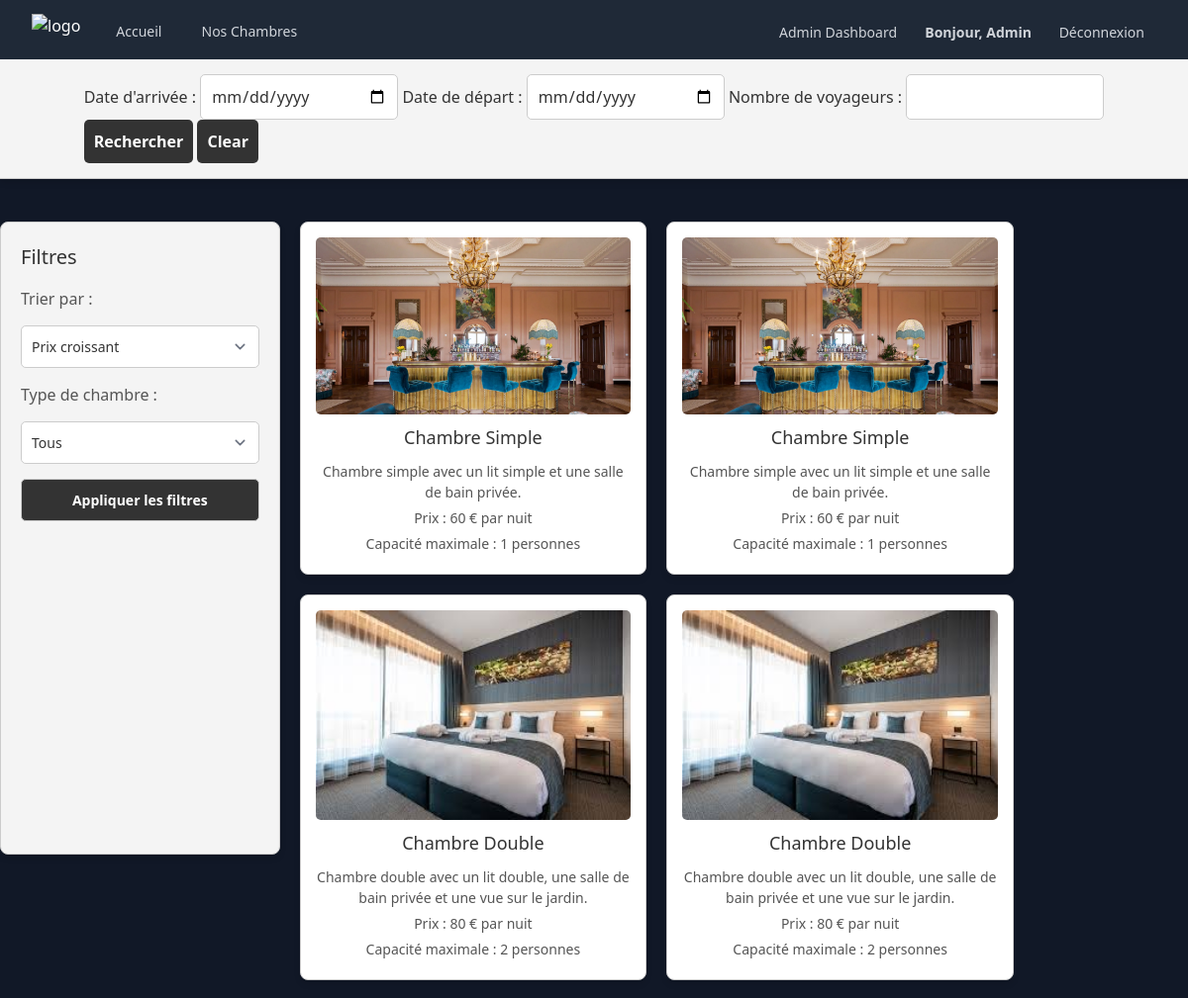
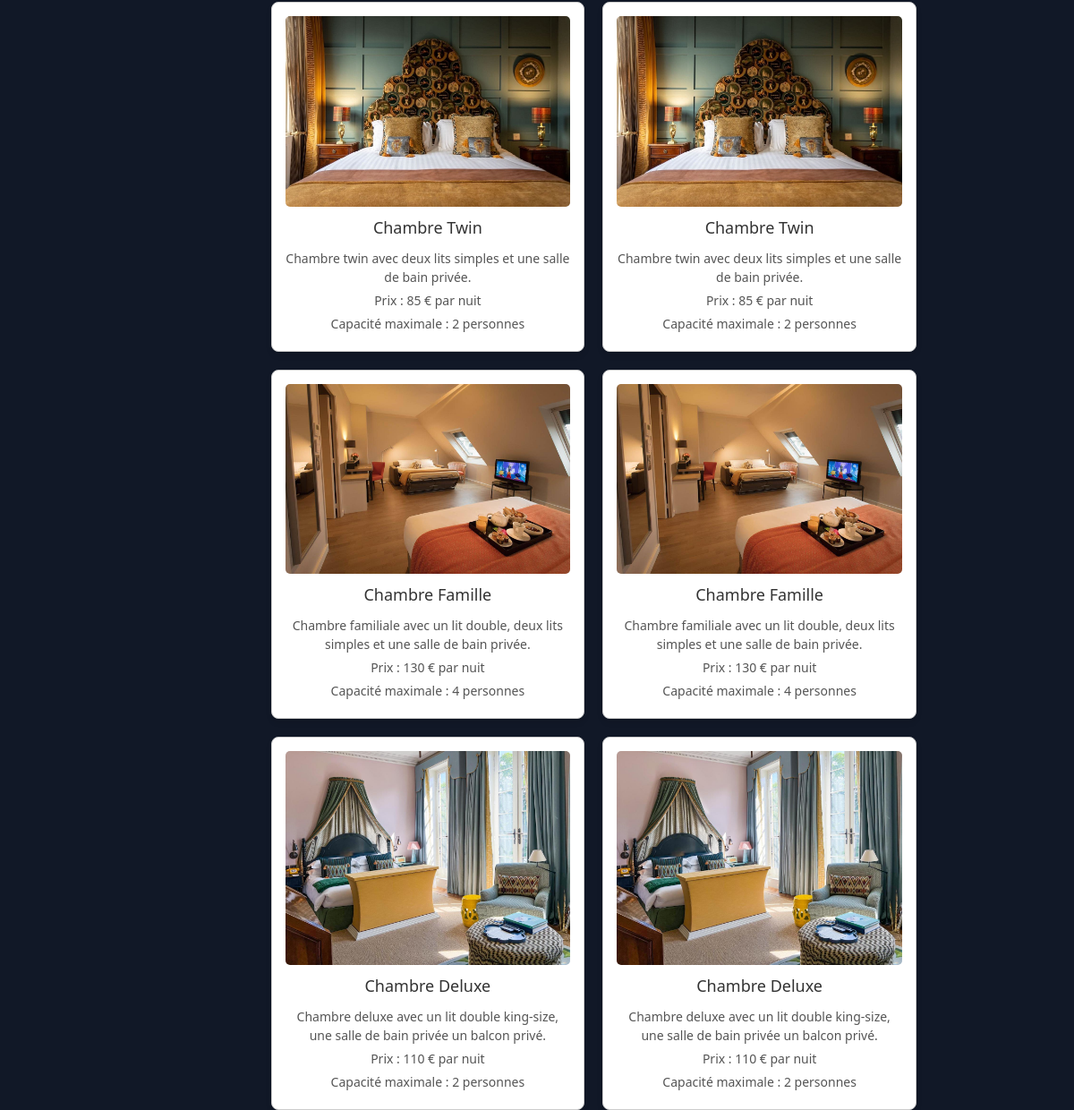
Page /Pages/Chambres.php (signed in) on the committed database (2 pictures, top to bottom).
### tables this page shows
CREATE TABLE `chambre` (
  `id_chambre` int(11) NOT NULL AUTO_INCREMENT,
  `type_chambre` varchar(100) NOT NULL,
  `description` varchar(100) NOT NULL,
  `capacite_max` int(11) NOT NULL,
  `prix_par_nuit` float NOT NULL,
  `url_image` varchar(100) DEFAULT NULL,
  PRIMARY KEY (`id_chambre`)
);

### Pages/Chambres.php (the view, shortened to what this page needs)
<!DOCTYPE html>
<html lang="en">
<head>
    <link rel="stylesheet" href="../Styles/chambres.css">
    <link rel="stylesheet" href="../Styles/style.css">
</head>
<body>
  <?php
    include '../Pages/Header.php';
    $servername = "localhost";
    $username = "root";
    $password = "";
    $dbname = "hotel";
    $conn = new mysqli($servername, $username, $password, $dbname);
    ?>
    <section class="search-bar">
        <form method="GET" action="chambres.php">
            <label for="checkin">Date d'arrivée :</label>
            <input type="date" id="checkin" name="checkin" value="<?= isset($_GET['checkin']) ? htmlspecialchars($_GET['checkin']) : '' ?>" min="' . date('Y-m-d') . '" required>
            <label for="checkout">Date de départ :</label>
            <input type="date" id="checkout" name="checkout" value="<?= isset($_GET['checkout']) ? htmlspecialchars($_GET['checkout']) : '' ?>" required>
            <label for="guests">Nombre de voyageurs :</label>
            <input type="number" id="guests" name="guests" value="<?= isset($_GET['guests']) ? htmlspecialchars($_GET['guests']) : '' ?>" min="1" value="1" required>
            <div class="search-buttons">
                <button type="submit">Rechercher</button>
                <button type="button" onclick="window.location.href='chambres.php';">Clear</button>
            </div>
        </form>
    </section>
    <section class="presentation-chambres">
    <div class="container">
        <aside class="filters">
            <h3>Filtres</h3>
            <form method="GET" action="chambres.php">
                <label for="tri">Trier par :</label>
                <select name="tri" id="tri">
                    <option value="prix_asc" <?= isset($_GET['tri']) && $_GET['tri'] === 'prix_asc' ? 'selected' : '' ?>>Prix croissant</option>
                </select>
                <label for="type_chambre">Type de chambre :</label>
                <select name="type_chambre" id="type_chambre">
                    <option value="">Tous</option>
                </select>
                <button type="submit">Appliquer les filtres</button>
            </form>
        </aside>
        <div class="rooms-display">
            <?php
            $sql = "SELECT * FROM chambre WHERE 1";
            $result = $conn->query($sql);
            if ($result->num_rows > 0) {
                while ($row = $result->fetch_assoc()) {
                    echo "<div class='room'>";
                    echo "<img src='" . $row['url_image'] . "' alt='Chambre'>";
                    echo "<h2>Chambre " . $row['type_chambre'] . "</h2>";
                    echo "<p>". $row['description'] . "</p>";
                    echo "<p>Prix : " . $row['prix_par_nuit'] . " € par nuit</p>";
                    echo "<p>Capacité maximale : " . $row['capacite_max'] . " personnes</p>";
                    echo "</div>";
                }
            } else {
                echo "<p>Aucune chambre disponible pour les critères sélectionnés.</p>";
            }
            ?>
        </div>
    </div>
</section>
</body>
</html>

### Styles/chambres.css (style rules this page uses)
.search-bar { position: fixed; top: 60px; left: 0; width: 100%; background-color: #f4f4f4; color: #333; box-shadow: 0px 4px 6px rgba(0, 0, 0, 0.1); padding: 15px 20px; z-index: 999; display: flex; justify-content: center; align-items: center; gap: 15px; border-bottom: 1px solid #ccc; }
.search-bar form input, .search-bar form button { padding: 10px; font-size: 16px; border: 1px solid #ccc; border-radius: 5px; }
.search-bar form input[type="date"], .search-bar form input[type="number"] { width: 200px; }
.search-bar form button { background-color: #333; color: white; cursor: pointer; border: none; font-weight: bold; transition: background-color 0.3s ease; }
.presentation-chambres .container { margin-top: 160px; display: flex; gap: 20px; }
.presentation-chambres .filters { position: sticky; top: calc(140px + 15px); flex: 1; background-color: #f4f4f4; border: 1px solid #ccc; border-radius: 8px; padding: 20px; box-shadow: 0px 4px 6px rgba(0, 0, 0, 0.1); position: sticky; max-height: calc(100vh - 160px); overflow-y: auto; color: #333; }
.presentation-chambres .filters h3 { margin-bottom: 15px; font-size: 20px; color: #333; }
.presentation-chambres .filters form { display: flex; flex-direction: column; gap: 15px; }
.presentation-chambres .filters form label { font-size: 16px; color: #555; }
.presentation-chambres .filters form select, .presentation-chambres .filters form button { padding: 10px; font-size: 14px; border: 1px solid #ccc; border-radius: 5px; }
.presentation-chambres .filters form button { background-color: #333; color: white; cursor: pointer; font-weight: bold; transition: background-color 0.3s ease; }
.presentation-chambres .rooms-display { flex: 3; display: grid; grid-template-columns: repeat(auto-fill, minmax(250px, 1fr)); gap: 20px; }
.presentation-chambres .room { background-color: white; border: 1px solid #ccc; border-radius: 8px; padding: 15px; box-shadow: 0px 4px 6px rgba(0, 0, 0, 0.1); text-align: center; }
.presentation-chambres .room img { width: 100%; height: auto; border-radius: 5px; }
.presentation-chambres .room h2 { font-size: 18px; margin: 10px 0; color: #333; }
.presentation-chambres .room p { margin: 5px 0; color: #555; font-size: 14px; }

### Styles/style.css (style rules this page uses)
html, :host { line-height: 1.5; -webkit-text-size-adjust: 100%; -moz-tab-size: 4; -o-tab-size: 4; tab-size: 4; font-family: ui-sans-serif, system-ui, sans-serif, "Apple Color Emoji", "Segoe UI Emoji", "Segoe UI Symbol", "Noto Color Emoji"; font-feature-settings: normal; font-variation-settings: normal; -webkit-tap-highlight-color: transparent; }
body { margin: 0; line-height: inherit; }
h1, h2, h3, h4, h5, h6 { font-size: inherit; font-weight: inherit; }
button, input, optgroup, select, textarea { font-family: inherit; font-feature-settings: inherit; font-variation-settings: inherit; font-size: 100%; font-weight: inherit; line-height: inherit; letter-spacing: inherit; color: inherit; margin: 0; padding: 0; }
button, select { text-transform: none; }
button, input:where([type='button']), input:where([type='reset']), input:where([type='submit']) { -webkit-appearance: button; background-color: transparent; background-image: none; }
blockquote, dl, dd, h1, h2, h3, h4, h5, h6, hr, figure, p, pre { margin: 0; }
input::placeholder, textarea::placeholder { opacity: 1; color: #9ca3af; }
button, [role="button"] { cursor: pointer; }
img, svg, video, canvas, audio, iframe, embed, object { display: block; vertical-align: middle; }
img, video { max-width: 100%; height: auto; }
[type='text'],input:where(:not([type])),[type='email'],[type='url'],[type='password'],[type='number'],[type='date'],[type='datetime-local'],[type='month'],[type='search'],[type='tel'],[type='time'],[type='week'],[multiple],textarea,select { -webkit-appearance: none; -moz-appearance: none; appearance: none; background-color: #fff; border-color: #6b7280; border-width: 1px; border-radius: 0px; padding-top: 0.5rem; padding-right: 0.75rem; padding-bottom: 0.5rem; padding-left: 0.75rem; font-size: 1rem; line-height: 1.5rem; --tw-shadow: 0 0 #0000; }
input::placeholder,textarea::placeholder { color: #6b7280; opacity: 1; }
select { background-position: right 0.5rem center; background-repeat: no-repeat; background-size: 1.5em 1.5em; padding-right: 2.5rem; -webkit-print-color-adjust: exact; print-color-adjust: exact; }
.bg-gray-900 { --tw-bg-opacity: 1; background-color: rgb(17 24 39 / var(--tw-bg-opacity, 1)); }
.text-white { --tw-text-opacity: 1; color: rgb(255 255 255 / var(--tw-text-opacity, 1)); }

### rows in the picture
chambre: url_image (picture), type_chambre "Simple", description "Chambre simple avec un lit simple et une salle de bain privée.", prix_par_nuit "60", capacite_max "1"
chambre: url_image (picture), type_chambre "Simple", description "Chambre simple avec un lit simple et une salle de bain privée.", prix_par_nuit "60", capacite_max "1"
chambre: url_image (picture), type_chambre "Double", description "Chambre double avec un lit double, une salle de bain privée et une vue sur le jardin.", prix_par_nuit "80", capacite_max "2"
chambre: url_image (picture), type_chambre "Double", description "Chambre double avec un lit double, une salle de bain privée et une vue sur le jardin.", prix_par_nuit "80", capacite_max "2"
chambre: url_image (picture), type_chambre "Twin", description "Chambre twin avec deux lits simples et une salle de bain privée.", prix_par_nuit "85", capacite_max "2"
chambre: url_image (picture), type_chambre "Twin", description "Chambre twin avec deux lits simples et une salle de bain privée.", prix_par_nuit "85", capacite_max "2"
chambre: url_image (picture), type_chambre "Famille", description "Chambre familiale avec un lit double, deux lits simples et une salle de bain privée.", prix_par_nuit "130", capacite_max "4"
chambre: url_image (picture), type_chambre "Famille", description "Chambre familiale avec un lit double, deux lits simples et une salle de bain privée.", prix_par_nuit "130", capacite_max "4"
chambre: url_image (picture), type_chambre "Deluxe", description "Chambre deluxe avec un lit double king-size, une salle de bain privée un balcon privé.", prix_par_nuit "110", capacite_max "2"
chambre: url_image (picture), type_chambre "Deluxe", description "Chambre deluxe avec un lit double king-size, une salle de bain privée un balcon privé.", prix_par_nuit "110", capacite_max "2"

### other values in the picture
$_SESSION['user']['nom'] "Admin"
